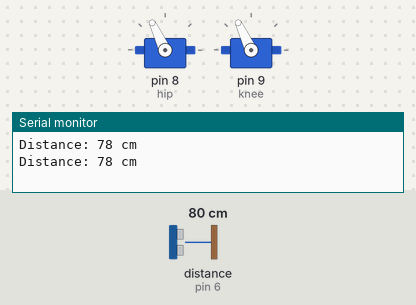
A sketch run on a simulated Arduino Uno, built with avr-gcc and run on an emulated ATmega328P. Parts: 2 × servo, the last lines printed to the serial monitor. Wiring (inferred from the names in the program): ultrasonic range finder: trigger pin 7; echo pin 6. The test bench sets the inputs (shaded band); at power-on: distance to the obstacle (sensor on pin 6) 80 cm. The echo pulse lasts 58.3 µs per cm.

Above: at 3.3 s.
3.4 s: distance to the obstacle (sensor on pin 6) set to 73 cm
7.2 s: distance to the obstacle (sensor on pin 6) set to 65 cm
At 8.8 s:
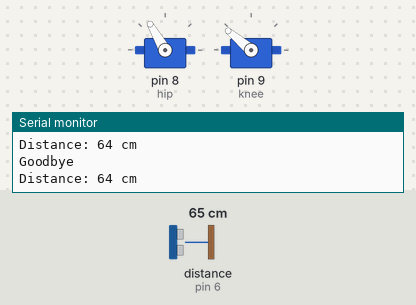
11.0 s: distance to the obstacle (sensor on pin 6) set to 120 cm
At 13.29 s:
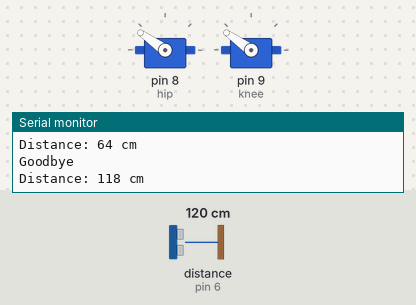
Timing chart, 0 to 21.5 s (numbered marks = the images above; inputs shaded):
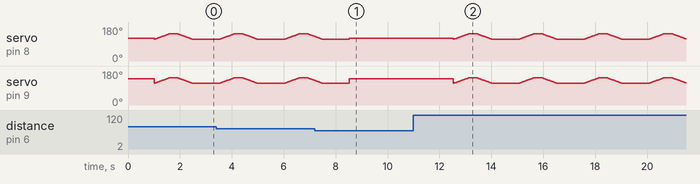

The sketch:

sensor_movement.ino
```cpp
#include <Servo.h>

const int trigPin = 7;
const int echoPin = 6;

long duration;
int distance;

Servo hip;
Servo knee;

void setup() {
  Serial.begin(9600);

  pinMode(trigPin, OUTPUT);
  pinMode(echoPin, INPUT);

  hip.attach(8);
  knee.attach(9);
  hip.write(120);   // Initial position for hip servo
  knee.write(140);  // Initial position for knee servo
}

void loop() {
  digitalWrite(trigPin, LOW);
  delayMicroseconds(2);

  digitalWrite(trigPin, HIGH);
  delayMicroseconds(10);
  digitalWrite(trigPin, LOW);

  duration = pulseIn(echoPin, HIGH);  // Read the duration from echoPin

  // Calculate the distance in centimeters using the speed of sound
  distance = duration * 0.034 / 2;

  Serial.print("Distance: ");
  Serial.print(distance);
  Serial.println(" cm");

  delay(1000);

  // If distance is less than 10cm, perform servo movements
  if (distance > 69) {
    for (int i = 115; i <= 145; i++) {  //forward
      hip.write(i);
      knee.write(i);
      delay(20);
    }
    delay(250);
    for (int i = 145; i >= 115; i--) {  //backward
      hip.write(i);
      knee.write(i);
      delay(20);
    }
  } else {
    hip.write(120);  // Initial position for hip servo
    knee.write(140);
    // If distance is greater than or equal to 10cm, print "Goodbye"
    Serial.println("Goodbye");
  }
}
```

Measured:
- the behaviour switches between 71 and 70 cm on distance to the obstacle (sensor on pin 6) (found by bisection; images 0 and 1)
